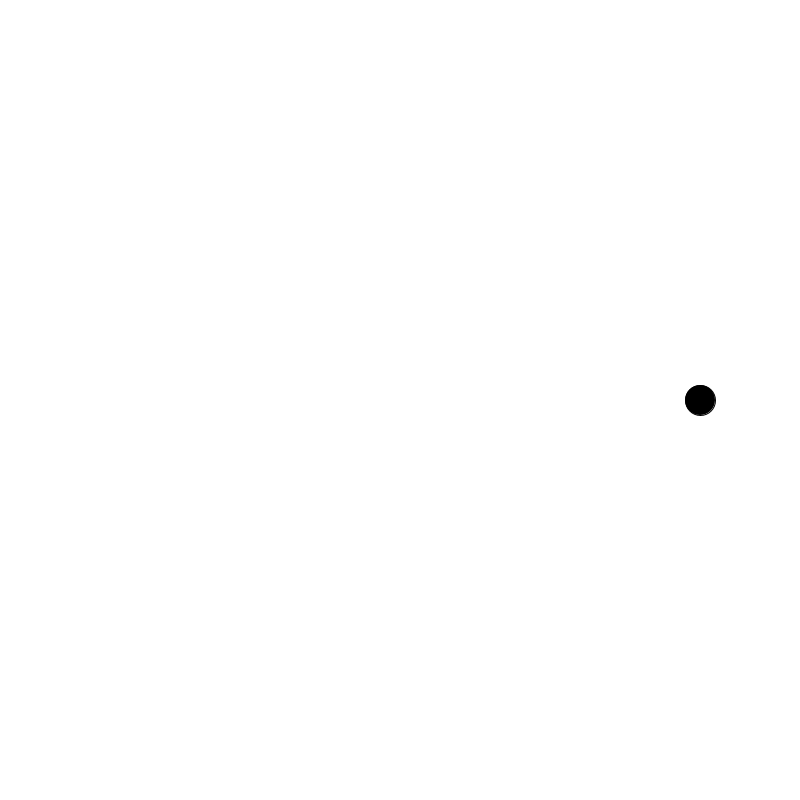
Frame 1 (no input)
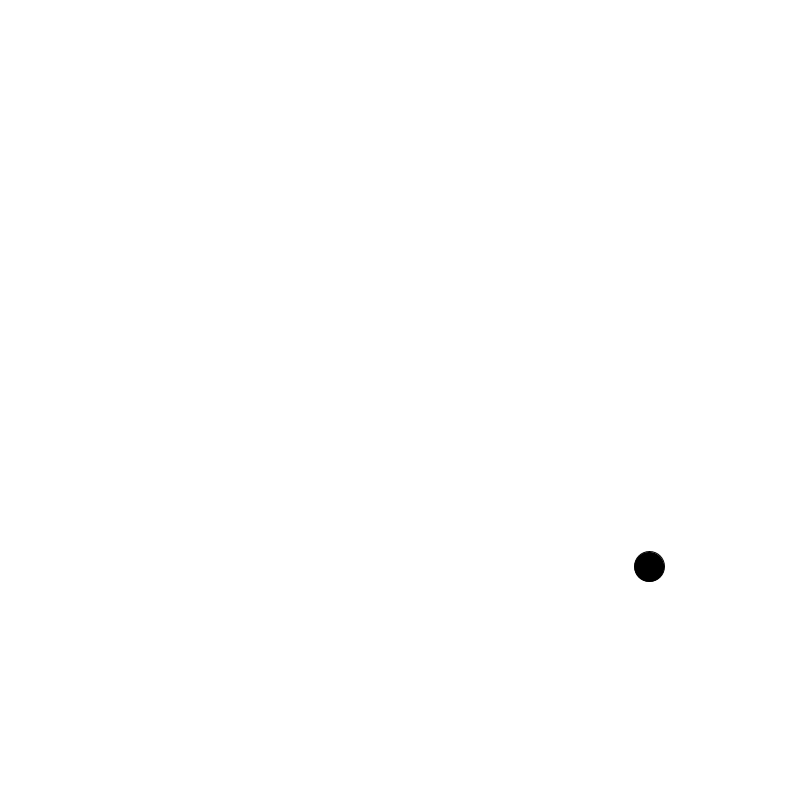
Frame 60 (the mouse pressed at the canvas centre just before this capture)
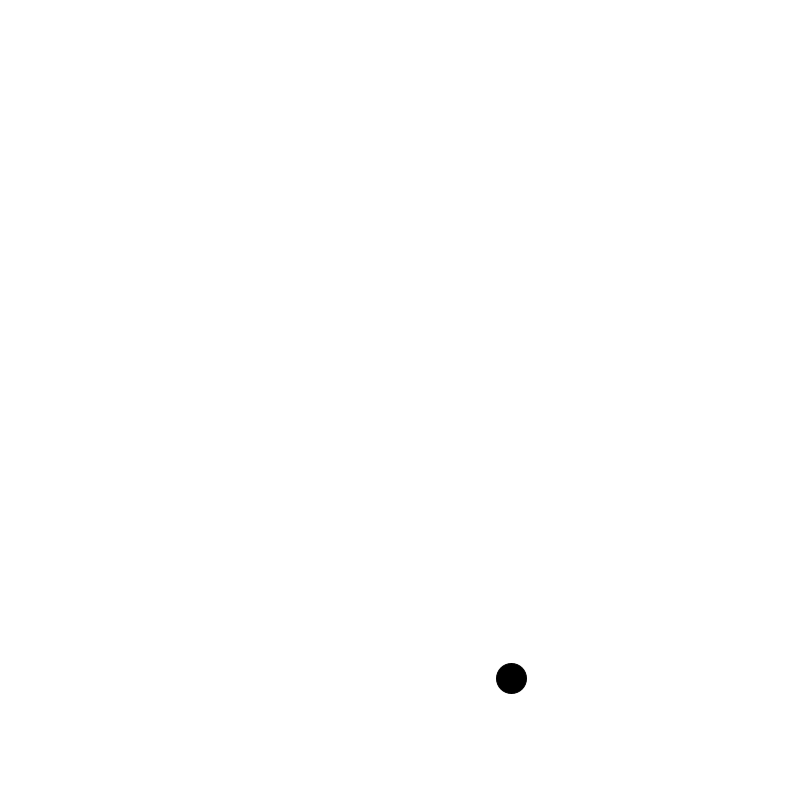
Frame 120 (the mouse held since frame 60 and released just before this capture)

The Processing sketch that drew these frames (run headless with seeded random() and noise(); from frame 60 on, the mouse is pressed at the canvas centre):

// Processing sketch: Ex32
// ── Ex32.pde
Bola b;

void setup () {
    size(800, 800);
    b = new Bola();
}

void draw () {
    background(255);
    b.drawme();
}
// ── Bola.pde
class Bola {

    float posX, posY, tam, ang;

    Bola(){

        tam = 30;
        ang = 0.0;

    }

    void drawme(){
        
        float cx = width / 2;
        float cy = height / 2;
        float r = 300;

        b.posX = cx + r * cos(ang);
        b.posY = cx + r * sin(ang);

        fill(0);
        ellipse(b.posX, b.posY, b.tam, b.tam);

        ang += 0.01;
        
    }

}
